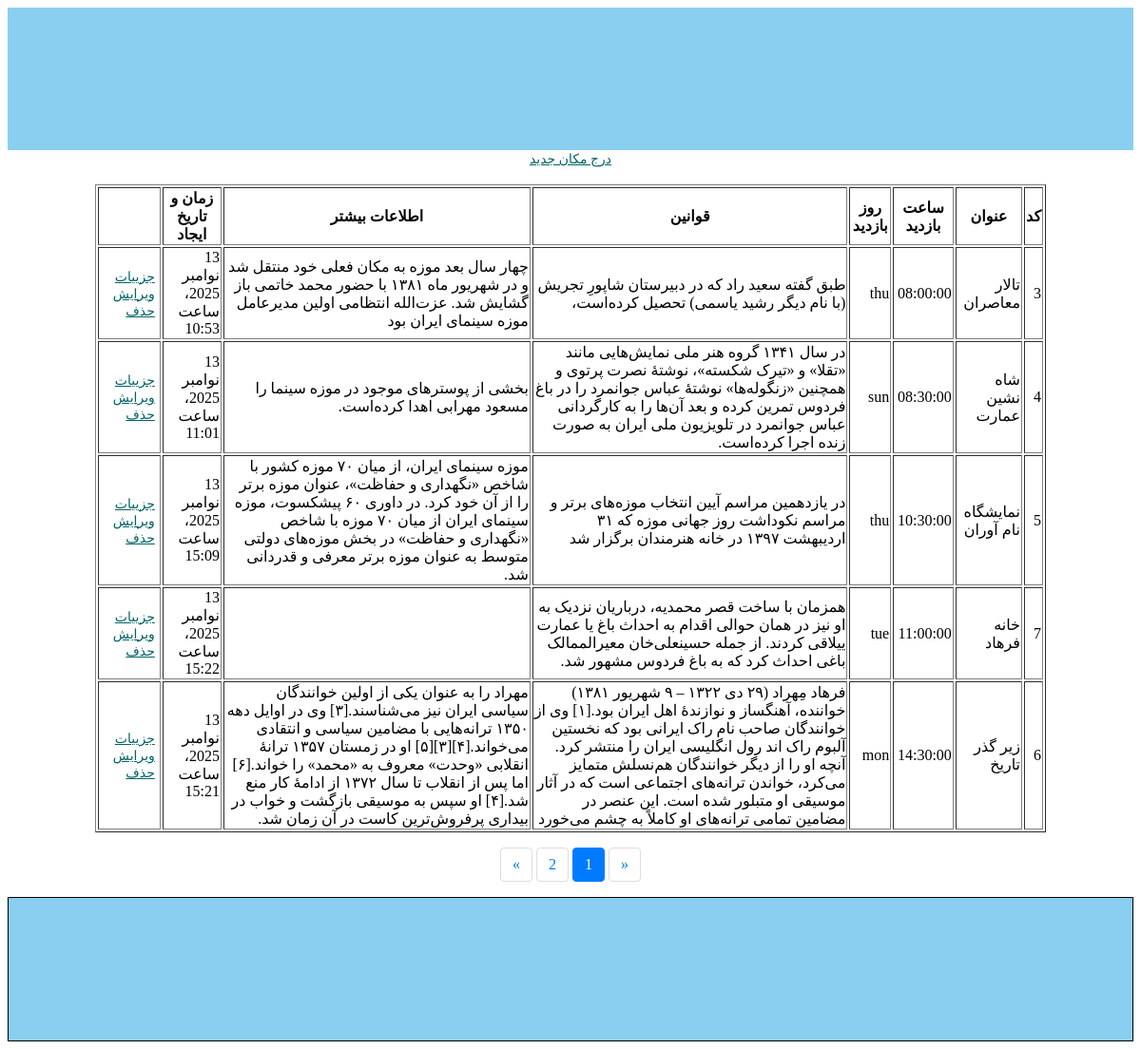
/introduction/list/, run on an earlier commit of the app's database.
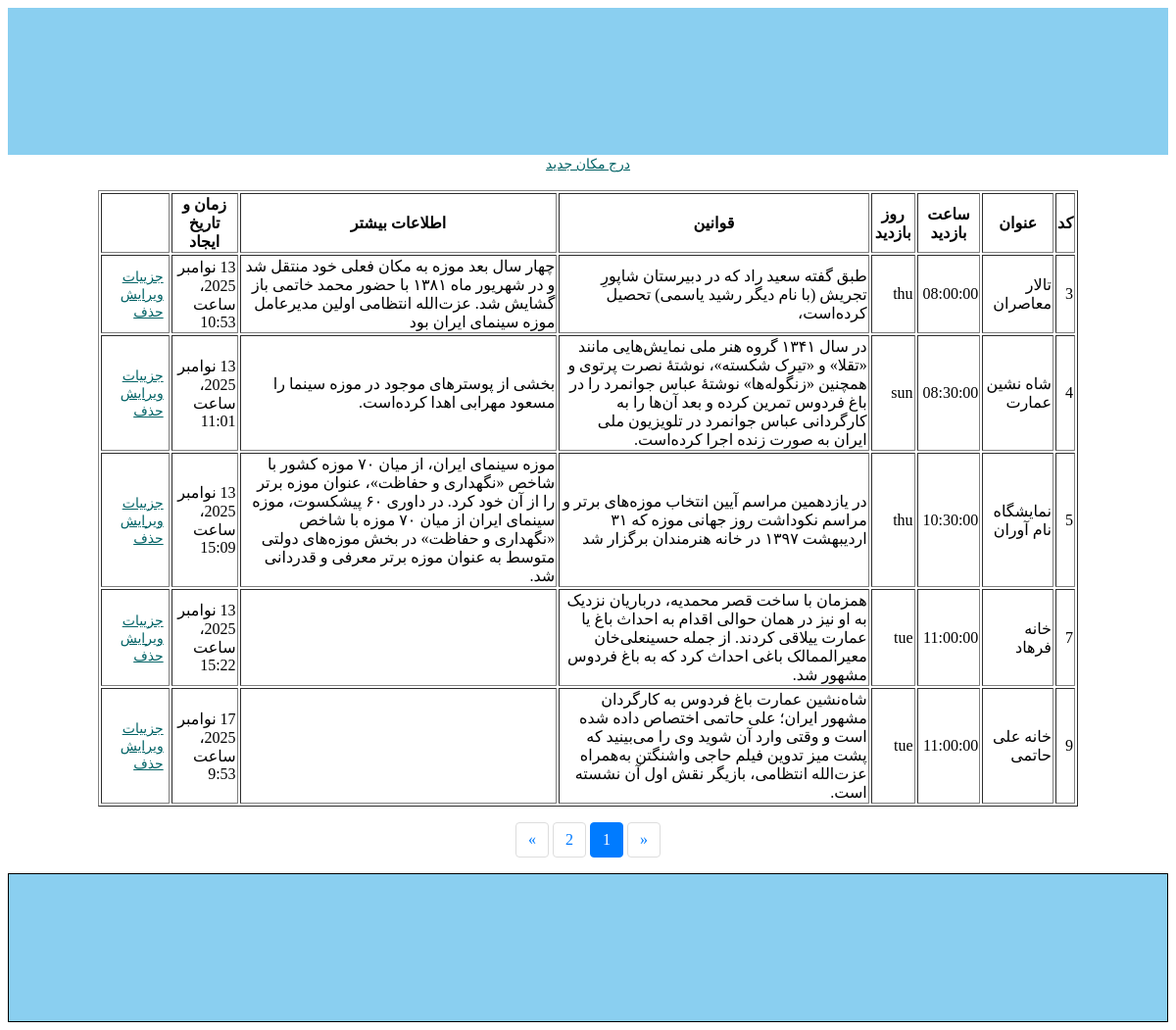
And on a later commit of the database.
### apps/introduction/models.py (models this page shows, shortened)
class Place (models.Model):
    code = models.CharField(max_length=50 , unique=True , help_text='کد یکتا برای مکان',verbose_name='کد')
    title = models.CharField(max_length=50 , help_text='نام مکان',verbose_name='عنوان')
    main_image = models.ImageField(upload_to='places/main_image', blank=True ,null=True,verbose_name='تصویر ')
    visiting_hours = models.CharField(max_length=255 , blank=True , null=True , verbose_name='ساعت بازدید')
    OPEN_DAY_CHOISES = [
        ('sat', 'شنبه'),
        ('sun', 'یک‌شنبه'),
        ('mon', 'دوشنبه'),
        ('tue', 'سه‌شنبه'),
        ('wed', 'چهارشنبه'),
        ('thu', 'پنج‌شنبه'),
        ('fri', 'جمعه'),
    ]
    open_days = models.CharField(max_length=100, choices=OPEN_DAY_CHOISES ,blank=True,null=True,verbose_name='روز بازدید')
    regulations = models.TextField(blank=True , null=True ,verbose_name='قوانین')
    more_info = models.TextField(blank=True,null=True,verbose_name='اطلاعات بیشتر')
    created_at = models.DateTimeField(auto_now_add=True,verbose_name='تاریخ ثبت مکان')

### apps/introduction/views.py (the view)
# urls.py: path('list/',Placelist.as_view(),name='Placelist'),
class Placelist(ListView):
    model=Place
    queryset=Place.objects.order_by('visiting_hours')
    paginate_by = 5

### templates/introduction/Place_list.html
{% extends 'base.html' %}
{% block content %}
    <div style="text-align: center;">
        <a href="{% url 'PlaceCreate' %}" class="btn">درج مکان جدید</a>
    </div>
    <br>
    <table border="1" width="1000"  style="margin:0 auto ;">
        <tr>
            <th>کد</th>
            <th>عنوان</th>
            <th>ساعت بازدید</th>
            <th>روز بازدید</th>
            <th>قوانین</th>
            <th>اطلاعات بیشتر</th>
            <th>زمان و تاریخ ایجاد</th>
            <th></th>
        </tr>
        {% for place in object_list %}
            <tr>
                <td>{{place.code}}</td>
                <td>{{place.title}}</td>
                <td>{{place.visiting_hours}}</td>
                <td>{{place.open_days}}</td>
                <td>{{place.regulations}}</td>
                <td>{{place.more_info}}</td>
                <td>{{place.created_at}}</td>
                <td>
                    <a href="{% url 'PlaceDetail' place.pk %}" class="btn">جزییات</a>
                    <a href="{% url 'PlaceUpdate' place.pk %}" class="btn">ویرایش</a>
                    <a href="{% url 'PlaceDelete' place.pk %}" class="btn">حذف</a>
                </td>
            </tr>
        {% endfor %}
    </table>
  {% if is_paginated %}
    <nav aria-label="Page navigation">
      <ul class="pagination custom-pagination">
        {% if page_obj.has_previous %}
          <li class="page-item">
            <a class="page-link" href="?page={{ page_obj.previous_page_number }}" aria-label="Previous">
              <span aria-hidden="true">&laquo;</span>
            </a>
          </li>
        {% else %}
          <li class="page-item disabled"><span class="page-link" aria-label="Previous">&laquo;</span></li>
        {% endif %}
        {% for num in paginator.page_range %}
          {% if num == page_obj.number %}
            <li class="page-item active"><span class="page-link">{{ num }}</span></li>
          {% elif num > page_obj.number|add:'-5' and num < page_obj.number|add:'5' %}
            <li class="page-item">
              <a class="page-link" href="?page={{ num }}">{{ num }}</a>
            </li>
          {% endif %}
        {% endfor %}
        {% if page_obj.has_next %}
          <li class="page-item">
            <a class="page-link" href="?page={{ page_obj.next_page_number }}" aria-label="Next">
              <span aria-hidden="true">&raquo;</span>
            </a>
          </li>
        {% else %}
          <li class="page-item disabled"><span class="page-link" aria-label="Next">&raquo;</span></li>
        {% endif %}
      </ul>
    </nav>
  {% endif %}
{% endblock content %}

What changed in the data, as far as the page shows it:
no longer on this page (row unchanged): Place: code "6", title "زیر گذر تاریخ", visiting_hours "14:30:00", open_days "mon", regulations "فرهاد مِهراد (۲۹ دی ۱۳۲۲ – ۹ شهریور ۱۳۸۱) خواننده، آهنگساز و نوازندهٔ اهل ایران بود.[۱] وی از خوانندگان صاحب نام راک ایرانی بود که نخستین آلبوم راک اند رول انگلیسی ایران را منتشر کرد. آنچه او را از دیگر خوانندگان هم‌نسلش متمایز می‌کرد، خواندن ترانه‌های اجتماعی است که در آثار موسیقی او متبلور شده است. این عنصر در مضامین تمامی ترانه‌های او کاملاً به چشم می‌خورد", more_info "مهراد را به عنوان یکی از اولین خوانندگان سیاسی ایران نیز می‌شناسند.[۳] وی در اوایل دهه ۱۳۵۰ ترانه‌هایی با مضامین سیاسی و انتقادی می‌خواند.[۴][۳][۵] او در زمستان ۱۳۵۷ ترانهٔ انقلابی «وحدت» معروف به «محمد» را خواند.[۶] اما پس از انقلاب تا سال ۱۳۷۲ از ادامهٔ کار منع شد.[۴] او سپس به موسیقی بازگشت و خواب در بیداری پرفروش‌ترین کاست در آن زمان شد.", created_at "13 نوامبر 2025، ساعت 15:21"
added Place: code "9", title "خانه علی حاتمی", visiting_hours "11:00:00", open_days "tue", regulations "شاه‌نشین عمارت باغ فردوس به کارگردان مشهور ایران؛ علی حاتمی اختصاص داده شده است و وقتی وارد آن شوید وی را می‌بینید که پشت میز تدوین فیلم حاجی واشنگتن به‌همراه عزت‌الله انتظامی، بازیگر نقش اول آن نشسته است.", created_at "17 نوامبر 2025، ساعت 9:53"
